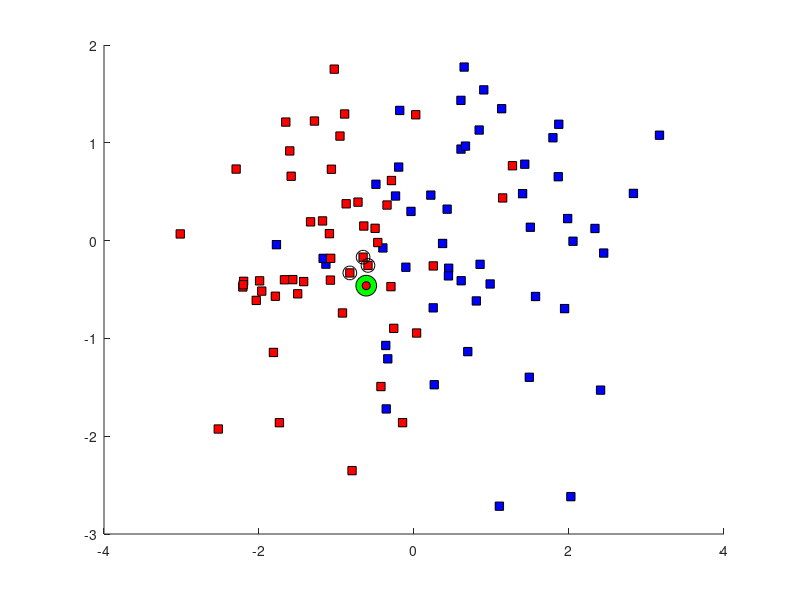
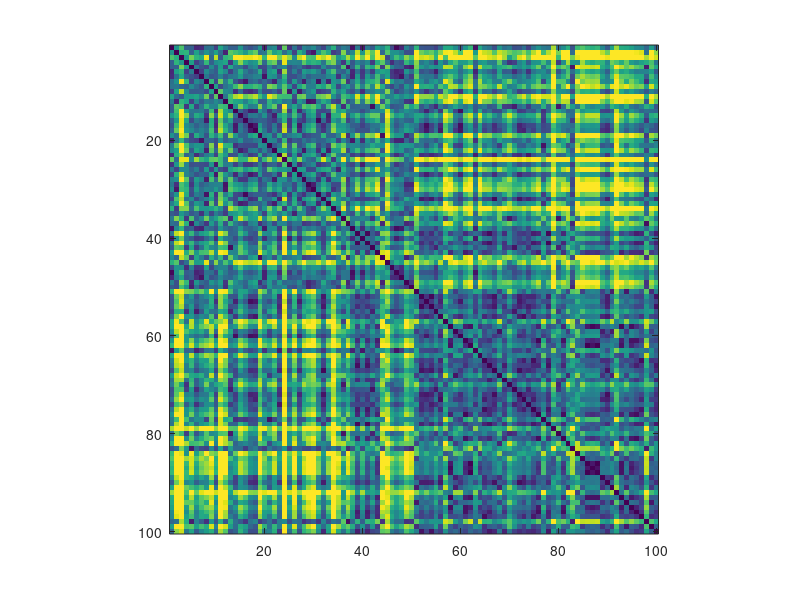
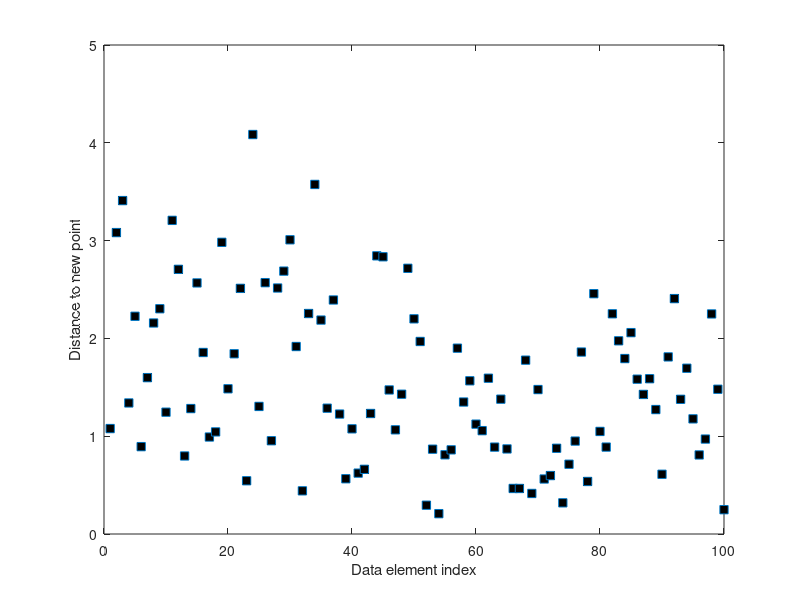

These charts were generated, in order, by the following MATLAB code:
%%
%   COURSE: Master statistics and machine learning: intuition, math, code										
%      URL: udemy.com/course/statsml_x/?couponCode=202006 
% 
%  SECTION: Clustering and dimension-reduction
%    VIDEO: K-nearest neighbor
% 
%  TEACHER: Mike X Cohen, sincxpress.com
%

%%

% a clear MATLAB workspace is a clear mental workspace
close all; clear; clc
pkg load statistics % load Octave stats package

%% create data

nPerClust = 50;

% XY centroid locations
A = [  1 0 ];
B = [ -1 0 ];

% generate data
a = [ A(1)+randn(nPerClust,1) A(2)+randn(nPerClust,1) ];
b = [ B(1)+randn(nPerClust,1) B(2)+randn(nPerClust,1) ];

% concatanate into a list
data = [a; b];
grouplabels = [ ones(nPerClust,1); 2*ones(nPerClust,1) ];

% group assignment colors
groupcolors = 'br';


% show the data
figure(1), clf, hold on
plot(data(grouplabels==1,1),data(grouplabels==1,2),'ks','markerfacecolor',groupcolors(1))
plot(data(grouplabels==2,1),data(grouplabels==2,2),'ks','markerfacecolor',groupcolors(2))

%% compute distance matrix

% initialize
distmat = zeros(nPerClust*2);

% loop over elements
for i=1:nPerClust*2
    for j=1:nPerClust*2
        distmat(i,j) = sqrt( (data(i,1)-data(j,1)).^2 + (data(i,2)-data(j,2)).^2 );
    end
end

figure(2), clf
imagesc(distmat), axis square
set(gca,'clim',[0 4])

%% classify the new point

% k parameter
k = 3;

% random new point
newpoint = 2*rand(1,2)-1;

figure(1), hold on
plot(newpoint(1),newpoint(2),'ko','MarkerFaceColor','g','markersize',15)

% compute distance vector
distvec = zeros(nPerClust*2,1);

for i=1:nPerClust*2
    distvec(i) = sqrt( (data(i,1)-newpoint(1)).^2 + (data(i,2)-newpoint(2)).^2 );
end

%% show the distances

figure(3), clf
plot(distvec,'s','markerfacecolor','k')
xlabel('Data element index')
ylabel('Distance to new point')


% sort the distances
[~,sortidx] = sort(distvec,'ascend');

%% find the group assignment of the nearest neighbors

disp(grouplabels(sortidx(1:k)))
whichgroup = median(grouplabels(sortidx(1:k)));

% and re-plot
figure(1)
plot(newpoint(1),newpoint(2),'ko','MarkerFaceColor',groupcolors(whichgroup))
plot(data(sortidx(1:k),1),data(sortidx(1:k),2),'ko','markersize',10)


%% done.
